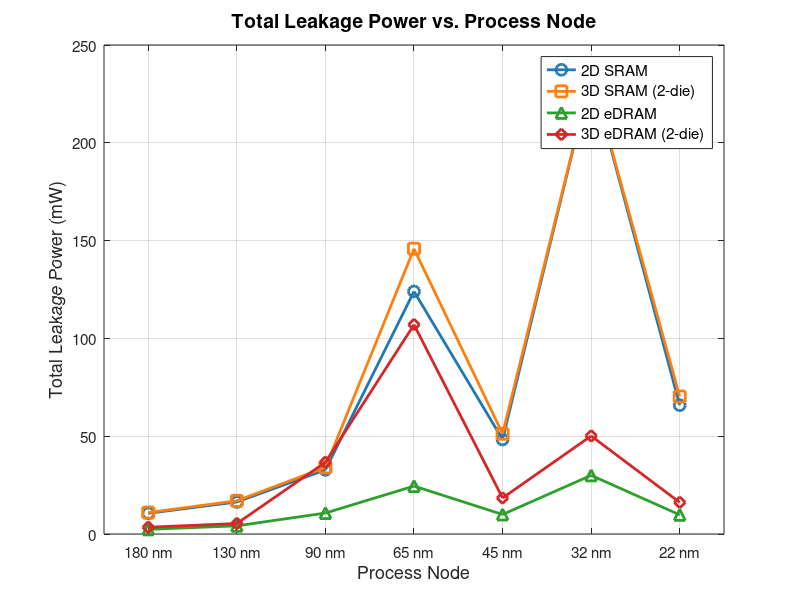

Source code (MATLAB):
% fig06_leakage_power_vs_node.m
% Total Leakage Power vs. Process Node — ESE5760 Final Project
% Data: DESTINY simulation, 2MB / 256-bit / Assoc=1 / LOP / 350K / WriteEDP

nodes = [180, 130, 90, 65, 45, 32, 22];   % nm
x = 1:numel(nodes);                        % equal-spacing display positions
node_labels = {'180 nm','130 nm','90 nm','65 nm','45 nm','32 nm','22 nm'};

leak_2D_SRAM  = [10.571, 16.370, 32.787, 124.012, 48.328, 234.632, 65.837];
leak_3D_SRAM  = [10.960, 16.986, 34.079, 145.831, 51.269, 234.632, 70.279];
leak_2D_eDRAM = [ 2.367,  4.178, 10.721,  24.507,  9.986,  29.992,  9.799];
leak_3D_eDRAM = [ 3.474,  5.360, 36.661, 107.014, 18.412,  50.137, 16.151];

figure('Position', [100 100 700 500]);

plot(x, leak_2D_SRAM,  '-o', 'Color', [0.122 0.467 0.706], 'LineWidth', 2, 'MarkerSize', 8); hold on;
plot(x, leak_3D_SRAM,  '-s', 'Color', [1.000 0.498 0.055], 'LineWidth', 2, 'MarkerSize', 8);
plot(x, leak_2D_eDRAM, '-^', 'Color', [0.173 0.627 0.173], 'LineWidth', 2, 'MarkerSize', 8);
plot(x, leak_3D_eDRAM, '-d', 'Color', [0.839 0.153 0.157], 'LineWidth', 2, 'MarkerSize', 8);

set(gca, 'XTick', x, 'XTickLabel', node_labels, 'FontSize', 11);
xlim([0.5 numel(nodes)+0.5]);
xlabel('Process Node', 'FontSize', 13);
ylabel('Total Leakage Power (mW)', 'FontSize', 13);
title('Total Leakage Power vs. Process Node', 'FontSize', 14, 'FontWeight', 'bold');
legend('2D SRAM', '3D SRAM (2-die)', '2D eDRAM', '3D eDRAM (2-die)', ...
       'Location', 'northeast', 'FontSize', 11);
grid on;
box on;

drawnow;
set(gcf, 'Renderer', 'painters');
print('-djpeg', '-r150', fullfile(fileparts(mfilename('fullpath')), '..', '..', 'plots', 'regular_node_sweep', 'fig06_leakage_power_vs_node.jpg'));
